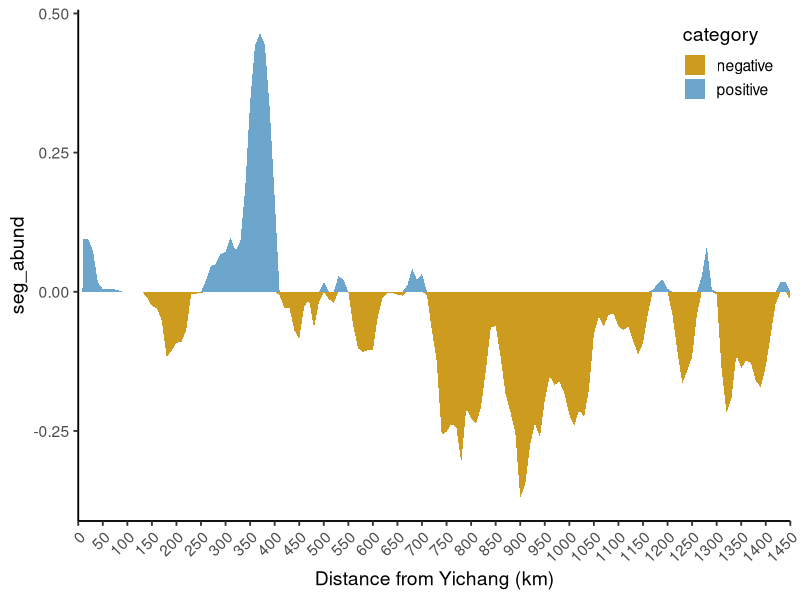
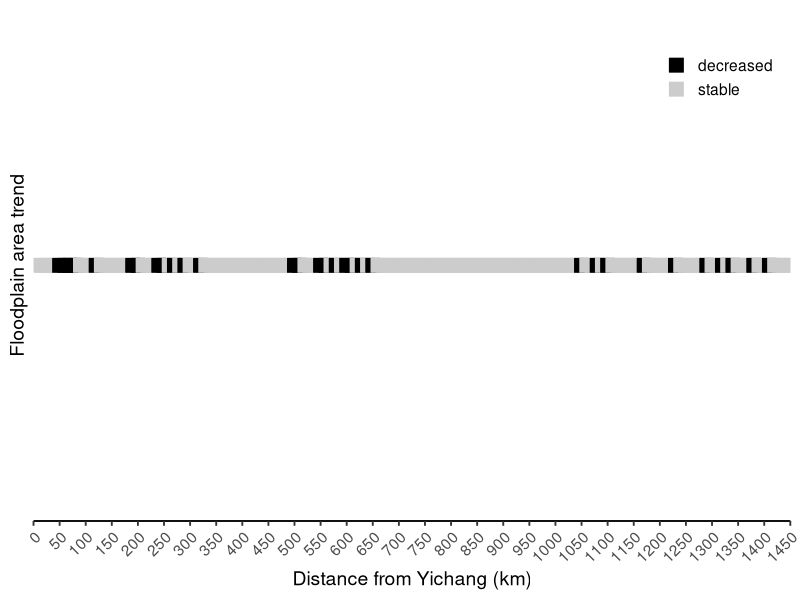
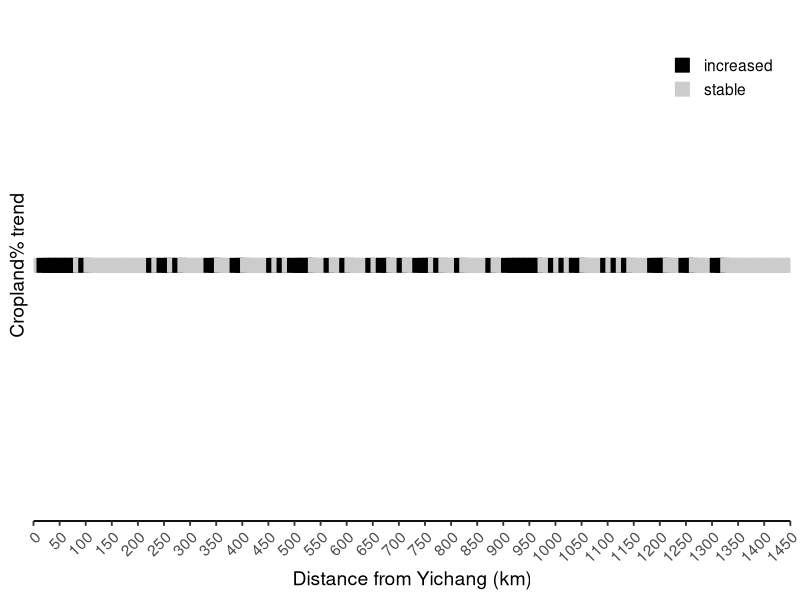
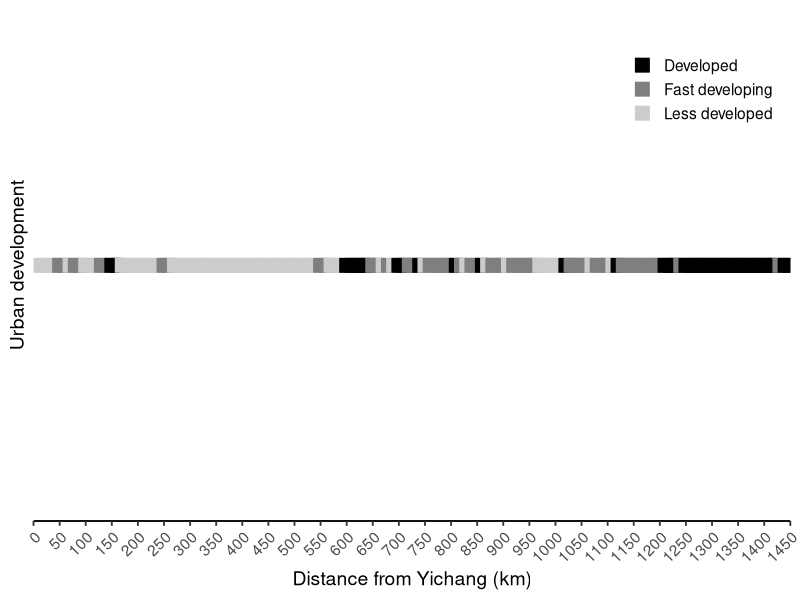

Write the R code that produced these figures, in order.
## ---- chunk 1
library(tidyverse)
## ---- chunk 2
seg_wise_abund_df <- read.csv(file="../../data/analysis_outputs/animal_distribution/segment_wise_porpoise_abundance.csv")
head(seg_wise_abund_df, 5)
## ---- chunk 3
group_levels <- seg_wise_abund_df$groups[1:150]
abund_df <- seg_wise_abund_df %>%
    dplyr::select(groups, year, segment_mean) %>%
    dplyr::mutate(groups = factor(groups, levels=group_levels)) %>%
    dplyr::mutate(group_levels = as.numeric(groups)) %>%
    tidyr::pivot_wider(., names_from = year, values_from = segment_mean) %>%
    dplyr::rename(abund_06 = "2006", abund_17 = "2017") %>%
    dplyr::mutate(abund_change = abund_17 - abund_06) %>%
    dplyr::filter(group_levels <= 145)
head(abund_df, 5)
## ---- chunk 4
pos_df <- abund_df %>%
  dplyr::select(abund_change, group_levels) %>%
  mutate(category = "positive") %>%
  mutate(seg_abund = case_when(abund_change < 0 ~ 0,
                             TRUE ~ abund_change))
  
neg_df <- abund_df %>%
  dplyr::select(abund_change, group_levels) %>%
  mutate(category = "negative") %>%
  mutate(seg_abund = case_when(abund_change >= 0 ~ 0,
                             TRUE ~ abund_change)) 

comb_df <- bind_rows(pos_df, neg_df) %>%
  mutate(category=as.factor(category))

head(comb_df, 5)
## ---- chunk 5
ggplot(comb_df, aes(x=group_levels, y=seg_abund, fill=category))+
    geom_area(linewidth = 1) + 
    scale_fill_manual(values = c("goldenrod3", "skyblue3")) +
    scale_x_continuous(expand = c(0, 0), limits = c(0, 145), breaks=seq(0, 145, 5),
                       labels = seq(0, 1450, 50)) +
    labs(x = "Distance from Yichang (km)") +
    theme_classic(base_size = 14) +
    theme(axis.text.x = element_text(angle = 45, hjust = 1),
          legend.position = c(.99, .99),
          legend.justification = c("right", "top"),
          legend.box.just = "right")

## ---- chunk 6
seg_wise_floodplain_df <- read.csv(file="../../data/analysis_outputs/trend_analysis/floodplain_area_regression_results.csv")
head(seg_wise_floodplain_df, 5)
## ---- chunk 7
group_lvls <- seg_wise_floodplain_df$groups
floodplain_df <- seg_wise_floodplain_df %>%
    mutate(groups = factor(groups, levels=group_lvls)) %>%
    mutate(group_levels = as.numeric(groups)) %>%
    mutate(flp_area_trend = case_when((p_value < 0.05 & slope < 0) ~ "decreased",
                                TRUE ~ "stable")) %>%
    mutate(flp_area_trend = factor(flp_area_trend, 
                                    levels = c("decreased", "stable"))) 
head(floodplain_df, 5)
## ---- chunk 8
floodplain_plot <- ggplot(floodplain_df, aes(
        x=group_levels, y=1, color=flp_area_trend, fill=flp_area_trend)) +
    geom_point(shape=22, size=5)+
    scale_color_manual(values = c("black", "grey80"))+
    scale_fill_manual(values = c("black", "grey80")) +
    scale_x_continuous(expand = c(0, 0), limits = c(0, 145), breaks=seq(0, 145, 5),
                       labels = seq(0, 1450, 50)) +
    scale_y_continuous(expand = c(0, 1), limits = NULL, breaks = NULL) +
    labs(x = "Distance from Yichang (km)",
         y = "Floodplain area trend") +
    guides(fill=guide_legend(""), color=guide_legend("")) +
    theme_classic(base_size = 14) +
    theme(axis.text.x = element_text(angle = 45, hjust = 1),
          legend.position = c(.99, .99),
          legend.justification = c("right", "top"),
          legend.box.just = "right")

floodplain_plot
## ---- chunk 9
seg_wise_cropland_df <- read.csv(file="../../data/analysis_outputs/trend_analysis/cropland_perc_regression_results.csv")
head(seg_wise_cropland_df, 5)
## ---- chunk 10
cropland_df <- seg_wise_cropland_df %>%
    mutate(groups = factor(groups, levels=group_lvls)) %>%
    mutate(group_levels = as.numeric(groups)) %>%
    mutate(crop_perc_trend = case_when((p_value < 0.05 & slope > 0) ~ "increased",
                             TRUE ~ "stable")) %>% 
    mutate(crop_perc_trend = factor(crop_perc_trend, 
                                    levels = c("increased", "stable"))) 
head(cropland_df, 5)
## ---- chunk 11
cropland_plot <- ggplot(cropland_df , aes(
        x=group_levels, y=1, color=crop_perc_trend, fill=crop_perc_trend)) +
    geom_point(shape=22, size=5)+
    scale_color_manual(values = c("black", "grey80"))+
    scale_fill_manual(values = c("black", "grey80")) +
    scale_x_continuous(expand = c(0, 0), limits = c(0, 145), breaks=seq(0, 145, 5),
                       labels = seq(0, 1450, 50)) +
    scale_y_continuous(expand = c(0, 1), limits = NULL, breaks = NULL) +
    labs(x = "Distance from Yichang (km)",
         y = "Cropland% trend") +
    guides(fill=guide_legend(""), color=guide_legend("")) +
    theme_classic(base_size = 14) +
    theme(axis.text.x = element_text(angle = 45, hjust = 1),
          legend.position = c(.99, .99),
          legend.justification = c("right", "top"),
          legend.box.just = "right")
cropland_plot 
## ---- chunk 12
seg_wise_urban_df <- read.csv(file="../../data/analysis_outputs/trend_analysis/urban_cluster_results.csv")
head(seg_wise_urban_df, 5)
## ---- chunk 13
urban_df <- seg_wise_urban_df %>%
    mutate(groups = factor(groups, levels=group_lvls)) %>%
    mutate(group_levels = as.numeric(groups)) %>%
    filter(group_levels <= 145) %>%
    droplevels() %>%
    mutate(urban_levels = case_when(
       development_levels=="less-developed" ~ "Less developed",
       development_levels=="fast-developing" ~ "Fast developing",
       TRUE ~ "Developed")) %>%
    mutate(urban_levels = factor(urban_levels, 
       levels = c("Developed", "Fast developing", "Less developed")))
head(urban_df, 5)
## ---- chunk 14
urban_plot <- ggplot(urban_df, aes(
        x=group_levels, y=1, color=urban_levels, fill=urban_levels)) +
    geom_point(shape=22, size=5)+
    scale_color_manual(values = c("black", "grey50", "grey80"))+
    scale_fill_manual(values = c("black", "grey50", "grey80")) +
    scale_x_continuous(expand = c(0, 0), limits = c(0, 145), breaks=seq(0, 145, 5),
                       labels = seq(0, 1450, 50)) +
    scale_y_continuous(expand = c(0, 1), limits = NULL, breaks = NULL) +
    labs(x = "Distance from Yichang (km)",
         y = "Urban development") +
    guides(fill=guide_legend(""), color=guide_legend("")) +
    theme_classic(base_size = 14) +
    theme(axis.text.x = element_text(angle = 45, hjust = 1),
          legend.position = c(.99, .99),
          legend.justification = c("right", "top"),
          legend.box.just = "right")

urban_plot
